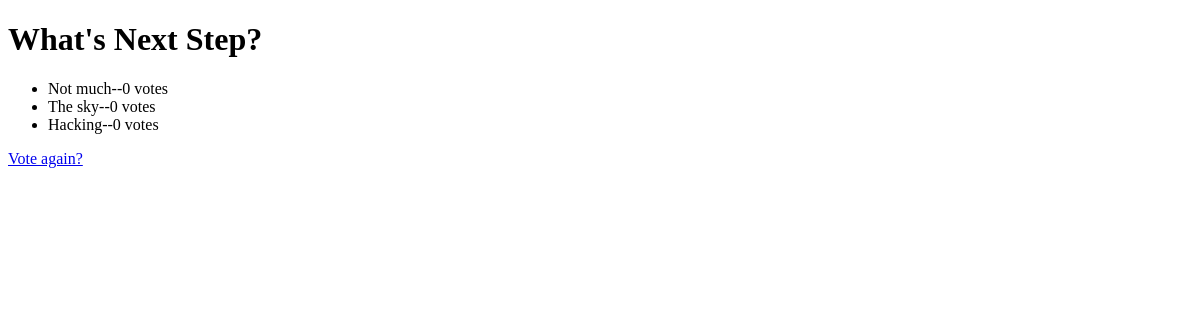
Before: /polls/1/result/ with the older database file.
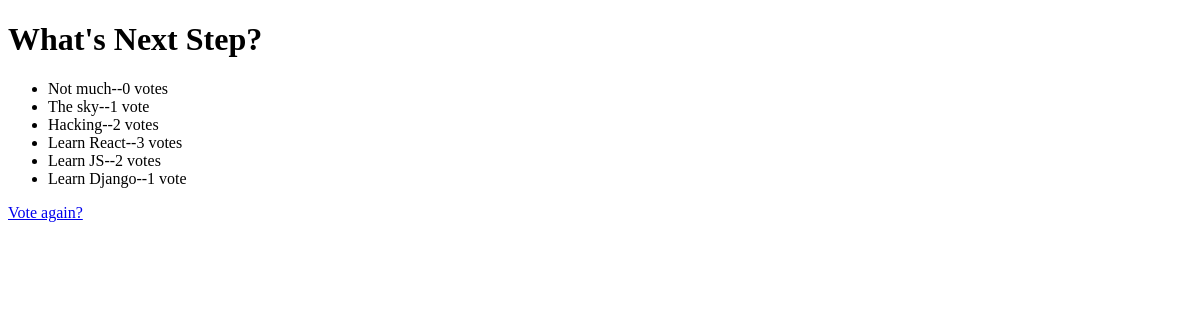
After: the same page with the newer database file.
### polls/models.py (models this page shows, shortened)
class Question (models.Model):
    question_text = models.CharField(max_length=200)
    pub_date = models.DateTimeField('date published')

class Choice(models.Model):
    question = models.ForeignKey(Question, on_delete=models.CASCADE)
    choice_text = models.CharField(max_length=200)
    votes = models.IntegerField(default=0)

### polls/views.py (the view)
# urls.py: path('<int:pk>/result/', views.ResultView.as_view(), name='result'),
class ResultView(generic.DetailView):
    model = Question
    template_name = 'polls/result.html'

### polls/templates/polls/result.html (shortened to what this page needs)
<!DOCTYPE html>
<html lang="en">
  <head>
  </head>
  <body>
    <h1>{{question.question_text}}</h1>
    <ul>
      {% for choice in question.choice_set.all %}
      <li>
        {{choice.choice_text}}--{{choice.votes}} vote{{choice.votes|pluralize}}
      </li>
      {% endfor %}
    </ul>
    <a href="{% url 'polls:detail' question.id %}">Vote again?</a>
  </body>
</html>

Changed rows visible on the page:
changed Choice "The sky": votes "0" → "1"
changed Choice "Hacking": votes "0" → "2"
added Choice: choice_text "Learn React", votes "3"
added Choice: choice_text "Learn JS", votes "2"
added Choice: choice_text "Learn Django", votes "1"
